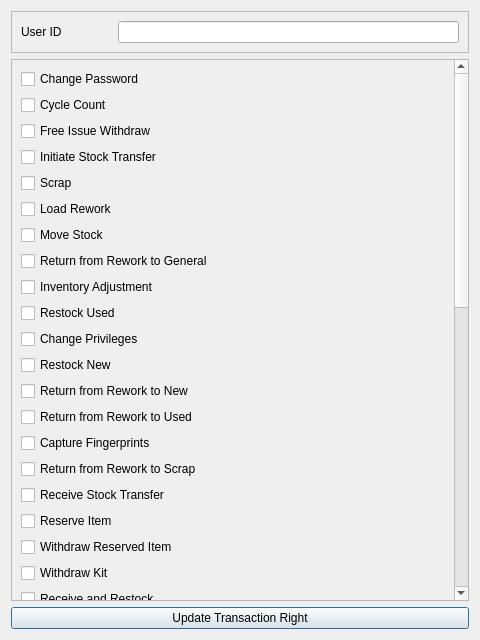
<?xml version="1.0" encoding="UTF-8"?>
<ui version="4.0">
 <class>UpdateUserTransaction</class>
 <widget class="QDialog" name="UpdateUserTransaction">
  <property name="geometry">
   <rect>
    <x>0</x>
    <y>0</y>
    <width>480</width>
    <height>640</height>
   </rect>
  </property>
  <property name="windowTitle">
   <string>Dialog</string>
  </property>
  <layout class="QVBoxLayout" name="verticalLayout">
   <item>
    <widget class="QFrame" name="frame">
     <property name="frameShape">
      <enum>QFrame::StyledPanel</enum>
     </property>
     <property name="frameShadow">
      <enum>QFrame::Raised</enum>
     </property>
     <layout class="QHBoxLayout" name="horizontalLayout">
      <item>
       <widget class="QLabel" name="label">
        <property name="text">
         <string>User ID               </string>
        </property>
       </widget>
      </item>
      <item>
       <widget class="QLineEdit" name="lineEdit"/>
      </item>
     </layout>
    </widget>
   </item>
   <item>
    <widget class="QScrollArea" name="scrollArea">
     <property name="widgetResizable">
      <bool>true</bool>
     </property>
     <widget class="QWidget" name="scrollAreaWidgetContents">
      <property name="geometry">
       <rect>
        <x>0</x>
        <y>0</y>
        <width>439</width>
        <height>1500</height>
       </rect>
      </property>
      <layout class="QVBoxLayout" name="verticalLayout_2">
       <item>
        <widget class="QCheckBox" name="change_password">
         <property name="text">
          <string>Change Password</string>
         </property>
        </widget>
       </item>
       <item>
        <widget class="QCheckBox" name="cycle_count">
         <property name="text">
          <string>Cycle Count</string>
         </property>
        </widget>
       </item>
       <item>
        <widget class="QCheckBox" name="free_issue_withdraw">
         <property name="text">
          <string>Free Issue Withdraw</string>
         </property>
        </widget>
       </item>
       <item>
        <widget class="QCheckBox" name="initiate_stock_transfer">
         <property name="text">
          <string>Initiate Stock Transfer</string>
         </property>
        </widget>
       </item>
       <item>
        <widget class="QCheckBox" name="scrap">
         <property name="text">
          <string>Scrap</string>
         </property>
        </widget>
       </item>
       <item>
        <widget class="QCheckBox" name="load_rework">
         <property name="text">
          <string>Load Rework</string>
         </property>
        </widget>
       </item>
       <item>
        <widget class="QCheckBox" name="move_stock">
         <property name="text">
          <string>Move Stock</string>
         </property>
        </widget>
       </item>
       <item>
        <widget class="QCheckBox" name="return_rework_to_general">
         <property name="text">
          <string>Return from Rework to General</string>
         </property>
        </widget>
       </item>
       <item>
        <widget class="QCheckBox" name="inventory_adjusment">
         <property name="text">
          <string>Inventory Adjustment </string>
         </property>
        </widget>
       </item>
       <item>
        <widget class="QCheckBox" name="restock_used">
         <property name="text">
          <string>Restock Used</string>
         </property>
        </widget>
       </item>
       <item>
        <widget class="QCheckBox" name="change_privileges">
         <property name="text">
          <string>Change Privileges</string>
         </property>
        </widget>
       </item>
       <item>
        <widget class="QCheckBox" name="restock_new">
         <property name="text">
          <string>Restock New</string>
         </property>
        </widget>
       </item>
       <item>
        <widget class="QCheckBox" name="return_rework_new">
         <property name="text">
          <string>Return from Rework to New</string>
         </property>
        </widget>
       </item>
       <item>
        <widget class="QCheckBox" name="retrun_rework_used">
         <property name="text">
          <string>Return from Rework to Used</string>
         </property>
        </widget>
       </item>
       <item>
        <widget class="QCheckBox" name="capture_finger_print">
         <property name="text">
          <string>Capture Fingerprints</string>
         </property>
        </widget>
       </item>
       <item>
        <widget class="QCheckBox" name="return_rework_scrap">
         <property name="text">
          <string>Return from Rework to Scrap</string>
         </property>
        </widget>
       </item>
       <item>
        <widget class="QCheckBox" name="receive_stock_transfer">
         <property name="text">
          <string>Receive Stock Transfer</string>
         </property>
        </widget>
       </item>
       <item>
        <widget class="QCheckBox" name="reserve_item">
         <property name="text">
          <string>Reserve Item</string>
         </property>
        </widget>
       </item>
       <item>
        <widget class="QCheckBox" name="withdraw_reserved_item">
         <property name="text">
          <string>Withdraw Reserved Item</string>
         </property>
        </widget>
       </item>
       <item>
        <widget class="QCheckBox" name="withdraw_kit">
         <property name="text">
          <string>Withdraw Kit</string>
         </property>
        </widget>
       </item>
       <item>
        <widget class="QCheckBox" name="receiveAndRestock">
         <property name="text">
          <string>Receive and Restock</string>
         </property>
        </widget>
       </item>
       <item>
        <widget class="QCheckBox" name="withdraw_used">
         <property name="text">
          <string>Withdraw Used</string>
         </property>
        </widget>
       </item>
       <item>
        <widget class="QCheckBox" name="restock_general">
         <property name="text">
          <string>Restock General</string>
         </property>
        </widget>
       </item>
       <item>
        <widget class="QCheckBox" name="withdraw_general">
         <property name="text">
          <string>Withdraw General</string>
         </property>
        </widget>
       </item>
       <item>
        <widget class="QCheckBox" name="withdraw_new">
         <property name="text">
          <string>Withdraw New</string>
         </property>
        </widget>
       </item>
       <item>
        <widget class="QCheckBox" name="priority_withdraw">
         <property name="text">
          <string>Priority Withdraw</string>
         </property>
        </widget>
       </item>
       <item>
        <widget class="QCheckBox" name="withdraw_inspection">
         <property name="text">
          <string>Withdraw for Inspection</string>
         </property>
        </widget>
       </item>
       <item>
        <widget class="QCheckBox" name="store_external_request">
         <property name="text">
          <string>Store External Request</string>
         </property>
        </widget>
       </item>
       <item>
        <widget class="QCheckBox" name="supervisior_undo">
         <property name="text">
          <string>Supervisor Undo</string>
         </property>
        </widget>
       </item>
       <item>
        <widget class="QCheckBox" name="return_general">
         <property name="text">
          <string>Return to General</string>
         </property>
        </widget>
       </item>
       <item>
        <widget class="QCheckBox" name="return_key">
         <property name="text">
          <string>Return Key</string>
         </property>
        </widget>
       </item>
       <item>
        <widget class="QCheckBox" name="withdraw_external_request">
         <property name="text">
          <string>Withdraw External Request</string>
         </property>
        </widget>
       </item>
       <item>
        <widget class="QCheckBox" name="return_used">
         <property name="text">
          <string>Return to Used</string>
         </property>
        </widget>
       </item>
       <item>
        <widget class="QCheckBox" name="RFID_insta_track">
         <property name="text">
          <string>RFID Insta-track</string>
         </property>
        </widget>
       </item>
       <item>
        <widget class="QCheckBox" name="withdraw_scrap_drawer">
         <property name="text">
          <string>Withdraw Scrap from Drawer</string>
         </property>
        </widget>
       </item>
       <item>
        <widget class="QCheckBox" name="return_new">
         <property name="text">
          <string>Return to New</string>
         </property>
        </widget>
       </item>
       <item>
        <widget class="QCheckBox" name="return_scrap">
         <property name="text">
          <string>Return to Scrap</string>
         </property>
        </widget>
       </item>
       <item>
        <widget class="QCheckBox" name="RFID_STATIC_CABINET_SCAN">
         <property name="text">
          <string>RFID-Static Cabinet Scan</string>
         </property>
        </widget>
       </item>
       <item>
        <widget class="QCheckBox" name="return_serialized_item">
         <property name="text">
          <string>Return Serialized Item</string>
         </property>
        </widget>
       </item>
       <item>
        <widget class="QCheckBox" name="user_undo">
         <property name="text">
          <string>User Undo</string>
         </property>
        </widget>
       </item>
       <item>
        <widget class="QCheckBox" name="return_rework">
         <property name="text">
          <string>Return to Rework</string>
         </property>
        </widget>
       </item>
       <item>
        <widget class="QCheckBox" name="weigh_item">
         <property name="text">
          <string>Weigh Item</string>
         </property>
        </widget>
       </item>
       <item>
        <widget class="QCheckBox" name="withdraw_scrap_from_bin">
         <property name="text">
          <string>Withdraw Scrap from Bin</string>
         </property>
        </widget>
       </item>
       <item>
        <widget class="QCheckBox" name="withdraw_rework_drawer">
         <property name="text">
          <string>Withdraw Rework From Drawer</string>
         </property>
        </widget>
       </item>
       <item>
        <widget class="QCheckBox" name="withdraw_rework_from_bin">
         <property name="text">
          <string>Withdraw Rework from Bin</string>
         </property>
        </widget>
       </item>
      </layout>
     </widget>
    </widget>
   </item>
   <item>
    <widget class="QPushButton" name="pushButton">
     <property name="text">
      <string>Update Transaction Right</string>
     </property>
    </widget>
   </item>
  </layout>
 </widget>
 <resources/>
 <connections/>
</ui>
